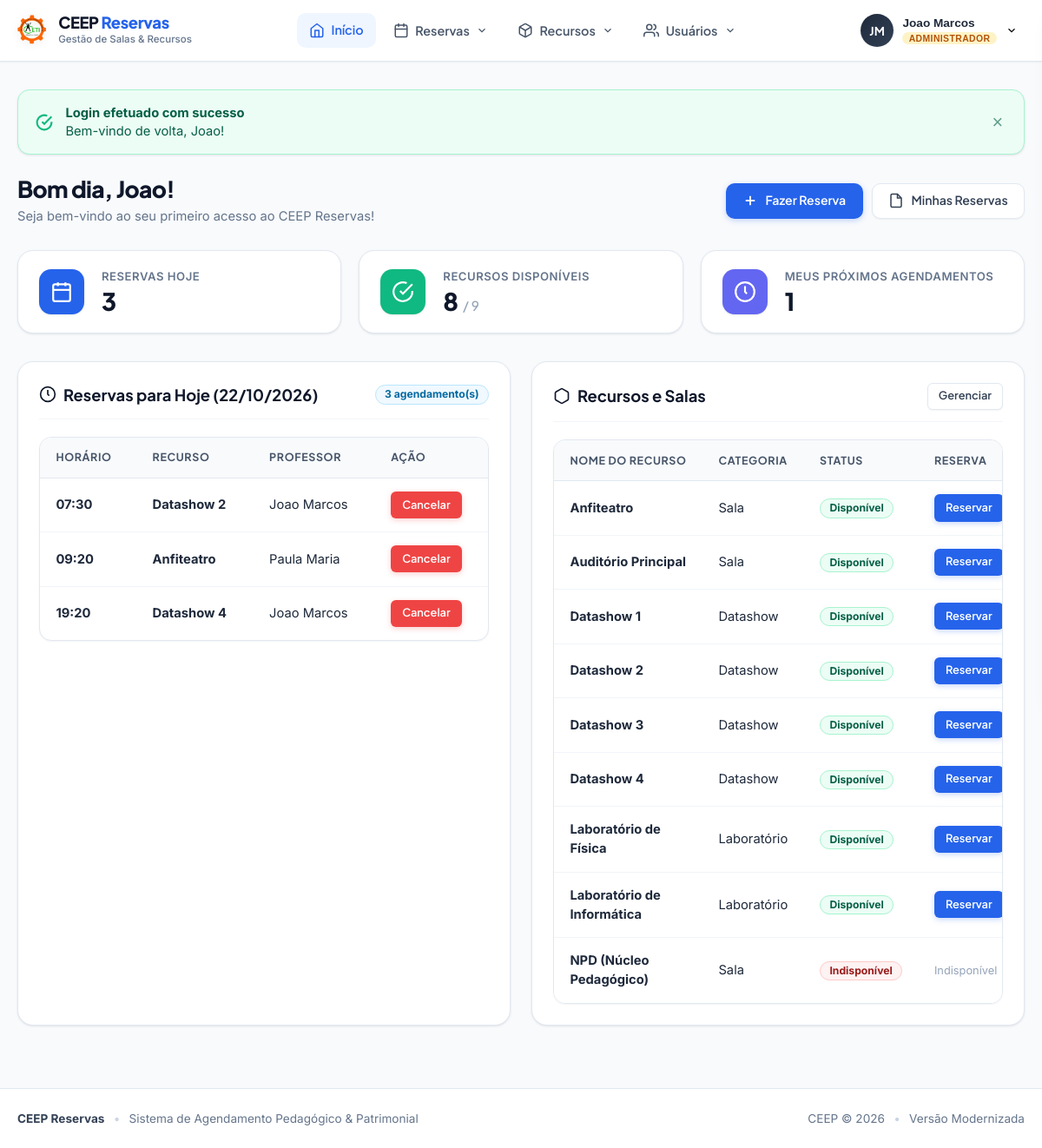
Page /public_html/ceep/home.php (signed in) on the committed database.
### tables this page shows
CREATE TABLE reservas (
    ID INTEGER PRIMARY KEY AUTOINCREMENT,
    cod_recurso INTEGER DEFAULT 0,
    matricula INTEGER DEFAULT 0,
    datatempo TEXT DEFAULT NULL,
    turno TEXT DEFAULT 'm',
    ticket TEXT DEFAULT '0',
    disponivel INTEGER DEFAULT 0,
    pegou INTEGER DEFAULT 0
);

CREATE TABLE recursos (
    cod_recurso INTEGER PRIMARY KEY AUTOINCREMENT,
    nome_recurso TEXT NOT NULL,
    status TEXT DEFAULT 'Disponivel',
    categoria TEXT DEFAULT '1'
);

CREATE TABLE usuarios (
    usuario_id INTEGER PRIMARY KEY AUTOINCREMENT,
    nome TEXT NOT NULL DEFAULT '',
    sobrenome TEXT DEFAULT '',
    cpf TEXT NOT NULL DEFAULT '',
    matricula INTEGER NOT NULL,
    email TEXT NOT NULL DEFAULT '',
    tipo TEXT NOT NULL DEFAULT '',
    senha TEXT NOT NULL DEFAULT '',
    nivel_usuario TEXT NOT NULL DEFAULT '0',
    data_cadastro TEXT NOT NULL DEFAULT '0000-00-00 00:00:00',
    data_ultimo_login TEXT NOT NULL DEFAULT '0000-00-00 00:00:00',
    ativado TEXT NOT NULL DEFAULT '0'
);

### public_html/ceep/home.php (the view, shortened to what this page needs)
<?php
require_once __DIR__ . '/core/bootstrap.php';
$user = auth_user();
$isAdmin = auth_is_admin();
$matricula = $user['matricula'];
$hoje = date('Y-m-d');
$agora = date('Y-m-d H:i:s');
$hora = (int)date('H');
if ($hora >= 5 && $hora < 12) {
    $saudacao = 'Bom dia';
} elseif ($hora >= 12 && $hora < 18) {
    $saudacao = 'Boa tarde';
} else {
    $saudacao = 'Boa noite';
}
try {
    $totalRecursos = (int)DB::fetchOne("SELECT COUNT(*) as c FROM recursos")['c'];
    $recursosDisponiveis = (int)DB::fetchOne("SELECT COUNT(*) as c FROM recursos WHERE status = 'Disponivel'")['c'];
} catch (Throwable $t) {
    $totalRecursos = 0;
    $recursosDisponiveis = 0;
}
try {
    $reservasHojeTotal = (int)DB::fetchOne(
        "SELECT COUNT(*) as c FROM reservas WHERE DATE(datatempo) = ?",
        [$hoje]
    )['c'];
    $minhasReservasCount = (int)DB::fetchOne(
        "SELECT COUNT(*) as c FROM reservas WHERE matricula = ? AND datatempo >= ?",
        [$matricula, $agora]
    )['c'];
} catch (Throwable $t) {
    $reservasHojeTotal = 0;
    $minhasReservasCount = 0;
}
try {
    if ($isAdmin) {
        $reservasHoje = DB::fetchAll(
            "SELECT r.*, rec.nome_recurso, rec.categoria, u.nome, u.sobrenome
             FROM reservas r
             LEFT JOIN recursos rec ON r.cod_recurso = rec.cod_recurso
             LEFT JOIN usuarios u ON r.matricula = u.matricula
             WHERE DATE(r.datatempo) = ?
             ORDER BY r.datatempo ASC",
            [$hoje]
        );
    }
} catch (Throwable $t) {
    $reservasHoje = [];
}
try {
    $recursosList = DB::fetchAll("SELECT * FROM recursos ORDER BY nome_recurso ASC LIMIT 12");
} catch (Throwable $t) {
    $recursosList = [];
}
?>
<div class="page-header animate-slide-in">
    <div>
        <h1 class="page-title"><?= e($saudacao) ?>, <?= e($user['nome']) ?>!</h1>
        <p class="page-subtitle">
            <?php if (!empty($user['data_ultimo_login']) && $user['data_ultimo_login'] !== '0000-00-00 00:00:00'): ?>
                Último acesso em <?= date('d/m/Y \à\s H:i', strtotime($user['data_ultimo_login'])) ?>
            <?php else: ?>
                Seja bem-vindo ao seu primeiro acesso ao CEEP Reservas!
            <?php endif; ?>
        </p>
    </div>
    <div class="page-actions">
        <a href="user1.php" class="btn btn-primary">
            <svg width="18" height="18" viewBox="0 0 24 24" fill="none" stroke="currentColor" stroke-width="2.5"><line x1="12" y1="5" x2="12" y2="19"></line><line x1="5" y1="12" x2="19" y2="12"></line></svg>
            <span>Fazer Reserva</span>
        </a>
        <a href="reservas.php" class="btn btn-secondary">
            <svg width="18" height="18" viewBox="0 0 24 24" fill="none" stroke="currentColor" stroke-width="2"><path d="M14 2H6a2 2 0 0 0-2 2v16a2 2 0 0 0 2 2h12a2 2 0 0 0 2-2V8z"></path><polyline points="14 2 14 8 20 8"></polyline></svg>
            <span>Minhas Reservas</span>
        </a>
    </div>
</div>
<div class="stats-grid animate-slide-in">
    <div class="stat-card">
        <div class="stat-icon bg-blue">
            <svg width="26" height="26" viewBox="0 0 24 24" fill="none" stroke="currentColor" stroke-width="2"><rect x="3" y="4" width="18" height="18" rx="2" ry="2"></rect><line x1="16" y1="2" x2="16" y2="6"></line><line x1="8" y1="2" x2="8" y2="6"></line><line x1="3" y1="10" x2="21" y2="10"></line></svg>
        </div>
        <div class="stat-info">
            <span class="stat-label">Reservas Hoje</span>
            <span class="stat-value"><?= $reservasHojeTotal ?></span>
        </div>
    </div>
    <div class="stat-card">
        <div class="stat-icon bg-emerald">
            <svg width="26" height="26" viewBox="0 0 24 24" fill="none" stroke="currentColor" stroke-width="2"><path d="M22 11.08V12a10 10 0 1 1-5.93-9.14"></path><polyline points="22 4 12 14.01 9 11.01"></polyline></svg>
        </div>
        <div class="stat-info">
            <span class="stat-label">Recursos Disponíveis</span>
            <span class="stat-value"><?= $recursosDisponiveis ?> <small style="font-size: 0.95rem; font-weight: 500; color: var(--slate-400);">/ <?= $totalRecursos ?></small></span>
        </div>
    </div>
    <div class="stat-card">
        <div class="stat-icon bg-indigo">
            <svg width="26" height="26" viewBox="0 0 24 24" fill="none" stroke="currentColor" stroke-width="2"><circle cx="12" cy="12" r="10"></circle><polyline points="12 6 12 12 14 14"></polyline></svg>
        </div>
        <div class="stat-info">
            <span class="stat-label">Meus Próximos Agendamentos</span>
            <span class="stat-value"><?= $minhasReservasCount ?></span>
        </div>
    </div>
</div>
<div style="display: grid; grid-template-columns: repeat(auto-fit, minmax(460px, 1fr)); gap: 1.5rem;">
    <div class="card animate-slide-in">
        <div class="card-header">
            <h2 class="card-title">
                <svg width="20" height="20" viewBox="0 0 24 24" fill="none" stroke="currentColor" stroke-width="2"><circle cx="12" cy="12" r="10"></circle><polyline points="12 6 12 12 14 14"></polyline></svg>
                <span>Reservas para Hoje (<?= date('d/m/Y') ?>)</span>
            </h2>
            <span class="badge badge-info"><?= count($reservasHoje) ?> agendamento(s)</span>
        </div>
        <?php if (empty($reservasHoje)): ?>
            <div class="empty-state" style="padding: 2.5rem 1rem;">
                <div class="empty-state-icon">
                    <svg width="32" height="32" viewBox="0 0 24 24" fill="none" stroke="currentColor" stroke-width="2"><rect x="3" y="4" width="18" height="18" rx="2" ry="2"></rect><line x1="16" y1="2" x2="16" y2="6"></line><line x1="8" y1="2" x2="8" y2="6"></line><line x1="3" y1="10" x2="21" y2="10"></line></svg>
                </div>
                <h3 class="empty-state-title">Nenhuma reserva agendada para hoje</h3>
                <p class="empty-state-desc">Os recursos estão livres para agendamento. Clique abaixo para reservar uma sala ou equipamento.</p>
                <a href="user1.php" class="btn btn-primary btn-sm">Agendar Horário</a>
            </div>
        <?php else: ?>
            <div class="table-responsive">
                <table class="ceep-table">
                    <thead>
                        <tr>
                            <th>Horário</th>
                            <th>Recurso</th>
                            <?php if ($isAdmin): ?><th>Professor</th><?php endif; ?>
                            <th>Ação</th>
                        </tr>
                    </thead>
                    <tbody>
                        <?php foreach ($reservasHoje as $res): ?>
                        <tr>
                            <td>
                                <strong><?= date('H:i', strtotime($res['datatempo'])) ?></strong>
                            </td>
                            <td>
                                <strong><?= e($res['nome_recurso'] ?? 'Recurso #' . $res['cod_recurso']) ?></strong>
                            </td>
                            <?php if ($isAdmin): ?>
                            <td>
                                <?= e(trim(($res['nome'] ?? '') . ' ' . ($res['sobrenome'] ?? ''))) ?: 'Matrícula ' . e($res['matricula']) ?>
                            </td>
                            <?php endif; ?>
                            <td>
                                <?php if ($isAdmin || $res['matricula'] == $matricula): ?>
                                <a
                                    href="cancela.php?id=<?= urlencode($res['ID']) ?>&csrf_token=<?= e(csrf_token()) ?>"
                                    class="btn btn-danger btn-sm"
                                    data-confirm="Deseja realmente cancelar este horário reservado?"
                                    title="Cancelar Reserva"
                                >
                                    Cancelar
                                </a>
                                <?php endif; ?>
                            </td>
                        </tr>
                        <?php endforeach; ?>
                    </tbody>
                </table>
            </div>
        <?php endif; ?>
    </div>
    <div class="card animate-slide-in">
        <div class="card-header">
            <h2 class="card-title">
                <svg width="20" height="20" viewBox="0 0 24 24" fill="none" stroke="currentColor" stroke-width="2"><path d="M21 16V8a2 2 0 0 0-1-1.73l-7-4a2 2 0 0 0-2 0l-7 4A2 2 0 0 0 3 8v8a2 2 0 0 0 1 1.73l7 4a2 2 0 0 0 2 0l7-4A2 2 0 0 0 21 16z"></path></svg>
                <span>Recursos e Salas</span>
            </h2>
            <?php if ($isAdmin): ?>
            <a href="gerencia_recurso.php" class="btn btn-secondary btn-sm">Gerenciar</a>
            <?php endif; ?>
        </div>
        <div class="table-responsive">
            <table class="ceep-table">
                <thead>
                    <tr>
                        <th>Nome do Recurso</th>
                        <th>Categoria</th>
                        <th>Status</th>
                        <th>Reserva</th>
                    </tr>
                </thead>
                <tbody>
                    <?php
                    $catNomes = [
                        '1' => 'Datashow',
                        '2' => 'Laboratório',
                        '3' => 'Sala',
                        '4' => 'Outros'
                    ];
                    foreach ($recursosList as $rec):
                        $disp = strtolower($rec['status'] ?? '') === 'disponivel';
                    ?>
                    <tr>
                        <td><strong><?= e($rec['nome_recurso']) ?></strong></td>
                        <td><?= e($catNomes[$rec['categoria'] ?? ''] ?? 'Recurso') ?></td>
                        <td>
                            <span class="badge <?= $disp ? 'badge-success' : 'badge-danger' ?>">
                                <?= $disp ? 'Disponível' : 'Indisponível' ?>
                            </span>
                        </td>
                        <td>
                            <?php if ($disp): ?>
                            <a href="user1.php?cod_recurso=<?= urlencode($rec['cod_recurso']) ?>" class="btn btn-primary btn-sm">
                                Reservar
                            </a>
                            <?php else: ?>
                            <span style="font-size: 0.8rem; color: var(--slate-400);">Indisponível</span>
                            <?php endif; ?>
                        </td>
                    </tr>
                    <?php endforeach; ?>
                </tbody>
            </table>
        </div>
    </div>
</div>

### rows in the picture
reservas: datatempo "07:30", cod_recurso.nome_recurso "Datashow 2", usuarios.nome+sobrenome "Joao Marcos"
reservas: datatempo "09:20", cod_recurso.nome_recurso "Anfiteatro", usuarios.nome+sobrenome "Paula Maria"
reservas: datatempo "19:20", cod_recurso.nome_recurso "Datashow 4", usuarios.nome+sobrenome "Joao Marcos"
recursos: nome_recurso "Anfiteatro", categoria "Sala", status "Disponível"
recursos: nome_recurso "Auditório Principal", categoria "Sala", status "Disponível"
recursos: nome_recurso "Datashow 1", categoria "Datashow", status "Disponível"
recursos: nome_recurso "Datashow 2", categoria "Datashow", status "Disponível"
recursos: nome_recurso "Datashow 3", categoria "Datashow", status "Disponível"
recursos: nome_recurso "Datashow 4", categoria "Datashow", status "Disponível"
recursos: nome_recurso "Laboratório de Física", categoria "Laboratório", status "Disponível"
recursos: nome_recurso "Laboratório de Informática", categoria "Laboratório", status "Disponível"
recursos: nome_recurso "NPD (Núcleo Pedagógico)", categoria "Sala", status "Indisponível"

### other values in the picture
$initials "JM"
$userName "Joao Marcos"
$userRole "ADMINISTRADOR"
$flash['title'] "Login efetuado com sucesso"
$flash['message'] "Bem-vindo de volta, Joao!"
$saudacao "Bom dia"
$user['nome'] "Joao"
$reservasHojeTotal "3"
$recursosDisponiveis "8"
$totalRecursos "9"
$minhasReservasCount "1"
count($reservasHoje) "3"
